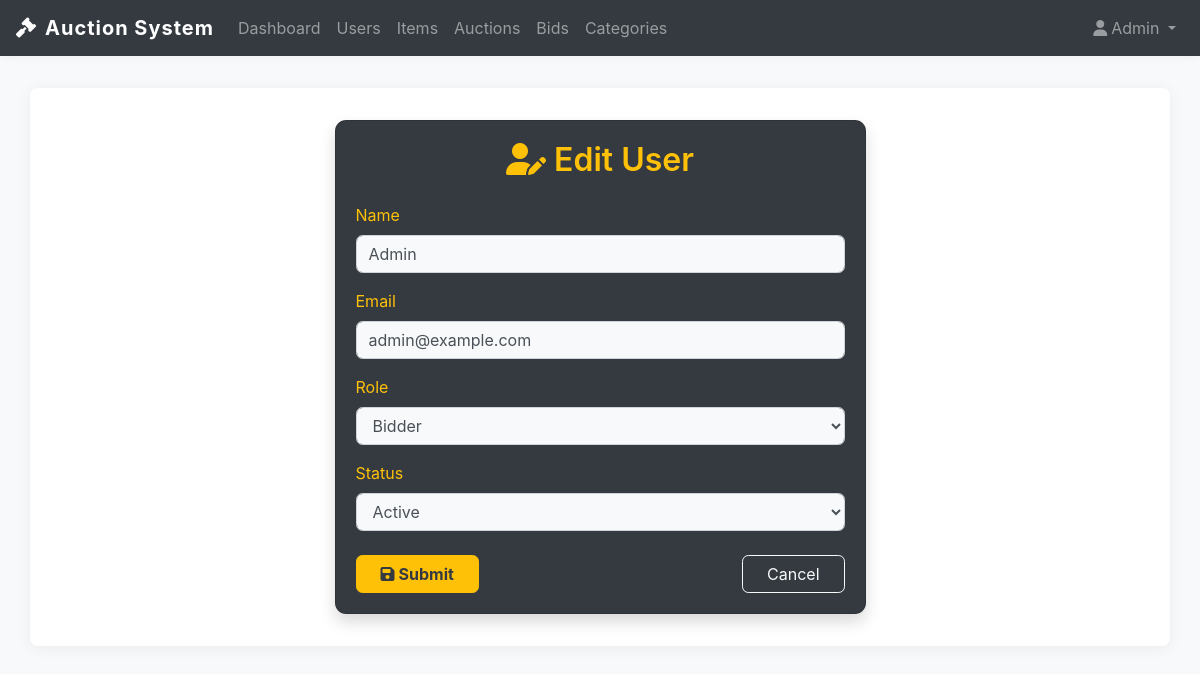
Screenshot of /edit_user/1 (signed in) with the database file from the repository.
### app.py (models this page shows)
class User(db.Model):
    id = db.Column(db.Integer, primary_key=True)
    name = db.Column(db.String(100))
    email = db.Column(db.String(120), unique=True)
    password = db.Column(db.String(200))
    status = db.Column(db.String(20), default='active')  # Added status
    role = db.Column(db.String(20), default='bidder')    # Added role (seller/bidder)
    bids = db.relationship('Bid', backref='user', lazy=True)

### app.py (the view, shortened to what this page needs)
@app.route('/edit_user/<int:id>', methods=['GET', 'POST'])
def edit_user(id):
    if 'user_id' not in session:
        return redirect('/login')
    user = User.query.get(id)
    return render_template('user_form.html', user=user)

### templates/user_form.html (shortened to what this page needs)
{% extends 'base.html' %}
{% block content %}
<div class="row justify-content-center">
    <div class="col-md-7 col-lg-6">
        <div class="card bg-dark text-warning shadow">
            <div class="card-body">
                <h2 class="mb-4 text-center">{% if user %}<i class="fas fa-user-edit mr-2"></i>Edit{% else %}<i class="fas fa-user-plus mr-2"></i>Add{% endif %} User</h2>
                <form method="post">
                    <div class="form-group">
                        <label>Name</label>
                        <input type="text" name="name" class="form-control bg-light" value="{{ user.name if user else '' }}" required>
                    </div>
                    <div class="form-group">
                        <label>Email</label>
                        <input type="email" name="email" class="form-control bg-light" value="{{ user.email if user else '' }}" required>
                    </div>
                    <div class="form-group">
                        <label>Role</label>
                        <select name="role" class="form-control bg-light">
                            <option value="bidder" {% if user and user.role=='bidder' %}selected{% endif %}>Bidder</option>
                        </select>
                    </div>
                    {% if user %}
                    <div class="form-group">
                        <label>Status</label>
                        <select name="status" class="form-control bg-light">
                            <option value="active" {% if user.status=='active' %}selected{% endif %}>Active</option>
                        </select>
                    </div>
                    {% endif %}
                    <div class="d-flex justify-content-between mt-4">
                        <button type="submit" class="btn btn-warning text-dark font-weight-bold px-4"><i class="fas fa-save mr-1"></i>Submit</button>
                        <a href="/users" class="btn btn-outline-light px-4">Cancel</a>
                    </div>
                </form>
            </div>
        </div>
    </div>
</div>
{% endblock %}

### templates/base.html (shortened to what this page needs)
<!DOCTYPE html>
<html lang="en">
<head>
  <link rel="stylesheet" href="https://cdn.jsdelivr.net/npm/bootstrap@4.6.2/dist/css/bootstrap.min.css">
  <link rel="stylesheet" href="https://cdnjs.cloudflare.com/ajax/libs/font-awesome/6.4.0/css/all.min.css">
</head>
<body>
<nav class="navbar navbar-expand-lg navbar-dark bg-dark mb-4">
  <a class="navbar-brand" href="/dashboard"><i class="fas fa-gavel mr-2"></i>Auction System</a>
  <div class="collapse navbar-collapse" id="navbarNav">
    <ul class="navbar-nav mr-auto">
      <li class="nav-item"><a class="nav-link" href="/dashboard">Dashboard</a></li>
      <li class="nav-item"><a class="nav-link" href="/users">Users</a></li>
      <li class="nav-item"><a class="nav-link" href="/items">Items</a></li>
      <li class="nav-item"><a class="nav-link" href="/auctions">Auctions</a></li>
      <li class="nav-item"><a class="nav-link" href="/bids">Bids</a></li>
      <li class="nav-item"><a class="nav-link" href="/categories">Categories</a></li>
    </ul>
    <ul class="navbar-nav">
      <li class="nav-item dropdown">
        <a class="nav-link dropdown-toggle" href="#" id="navbarDropdown" role="button" data-toggle="dropdown">
          <i class="fas fa-user mr-1"></i>{{ session.user_name if session.user_name else 'User' }}
        </a>
      </li>
    </ul>
  </div>
</nav>
<div class="container">
  {% block content %}{% endblock %}
</div>
</body>
</html>

### templates/base.html (style rules this page uses)
body { background: #f8f9fa; }
.navbar-brand { font-weight: bold; letter-spacing: 1px; }
.navbar { box-shadow: 0 2px 8px rgba(0,0,0,0.04); }
.container { background: #fff; border-radius: 8px; box-shadow: 0 2px 16px rgba(0,0,0,0.06); padding: 32px 24px; margin-top: 32px; margin-bottom: 32px; }
h2 { font-weight: 600; margin-bottom: 24px; }
.btn { min-width: 80px; }
.form-control, .btn { border-radius: 0.4rem; }
.card { border-radius: 0.7rem; }

### rows the page displays
User: name "Admin", email "admin@example.com", role "Bidder", status "Active"
